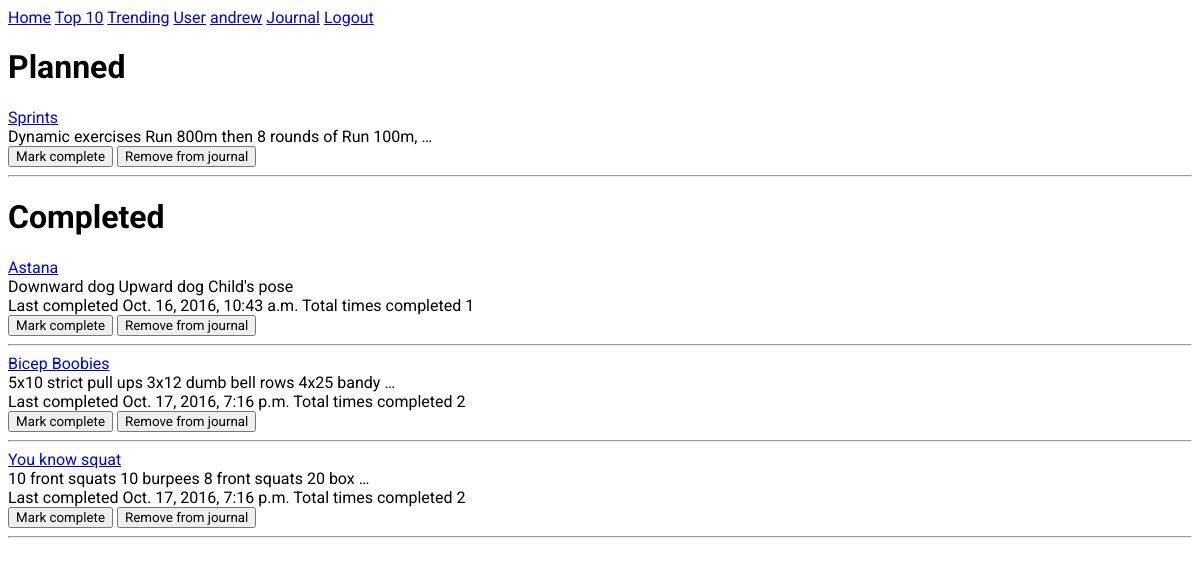
The app's page /workouts/journal/ (signed in), older data.
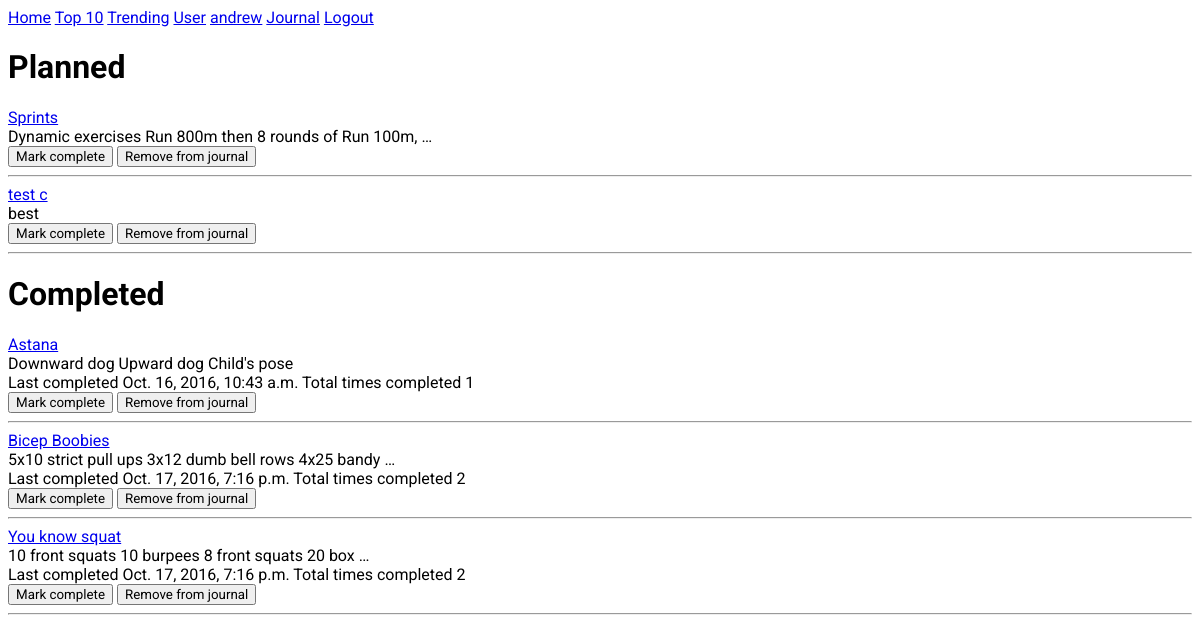
The same page, newer data.
### workouts/models.py (models this page shows, shortened)
class Journal(models.Model):
  user = models.ForeignKey(settings.AUTH_USER_MODEL, on_delete=models.CASCADE)
  routine = models.ForeignKey(Routine, on_delete=models.CASCADE)
  completed_on = models.DateTimeField(null=True)
  completed_count = models.IntegerField(default=0)

class Routine(models.Model):
  routine_title = models.CharField(max_length=70)
  routine_text = models.TextField()
  pub_date = models.DateTimeField('date published', default=timezone.now)
  created_by = models.ForeignKey(settings.AUTH_USER_MODEL)
  likes = models.IntegerField(default=0)

### workouts/views.py (the view, shortened to what this page needs)
@login_required()
def journal(request):
  journal = Journal.objects.filter(user=request.user)
  journal_planned = journal.filter(completed_count=0)
  journal_completed = journal.filter(completed_count__gt=0)
  params = dict(journal=journal, journal_planned=journal_planned,
                journal_completed=journal_completed)
  return render(request, "workouts/journal.html", {
    'journal_planned' : journal_planned,
    'journal_completed' : journal_completed,
    })

### workouts/templates/workouts/journal.html (shortened to what this page needs)
{% extends "./base.html" %}
{% block content %}
<div><h1>Planned</h1></div>
{% for entry in journal_planned %}
  <span>
    <div><a href="{% url 'workouts:detail' entry.routine.id %}">{{ entry.routine.routine_title }}</a></div>
    <div>{{ entry.routine.routine_text|truncatewords:10 }}</div>
  </span>
  <span>
    <form method='post'>
      <span><input type="submit" name="mark_complete" value="Mark complete" /></span>
      <span><input type="submit" name="remove_from_journal" value="Remove from journal" /></span>
    </form>
  </span>
  <hr>
{% endfor %}
<div><h1>Completed</h1></div>
{% for entry in journal_completed %}
  <div><a href="{% url 'workouts:detail' entry.routine.id %}">{{ entry.routine.routine_title }}</a></div>
  <div>{{ entry.routine.routine_text|truncatewords:10 }}</div>
  <div>
    <span>Last completed {{ entry.completed_on }}</span>
    <span>Total times completed {{ entry.completed_count }}<span>
  </div>
  <form method='post'>
    <span><input type="submit" name="mark_complete" value="Mark complete" /></span>
    <span><input type="submit" name="remove_from_journal" value="Remove from journal" /></span>
  </form>
  <hr>
{% endfor %}
{% endblock content %}

Row changes from the older to the newer data that the page shows:
added Journal: routine.routine_title "test c", routine.routine_text "best", shown under "Planned"
